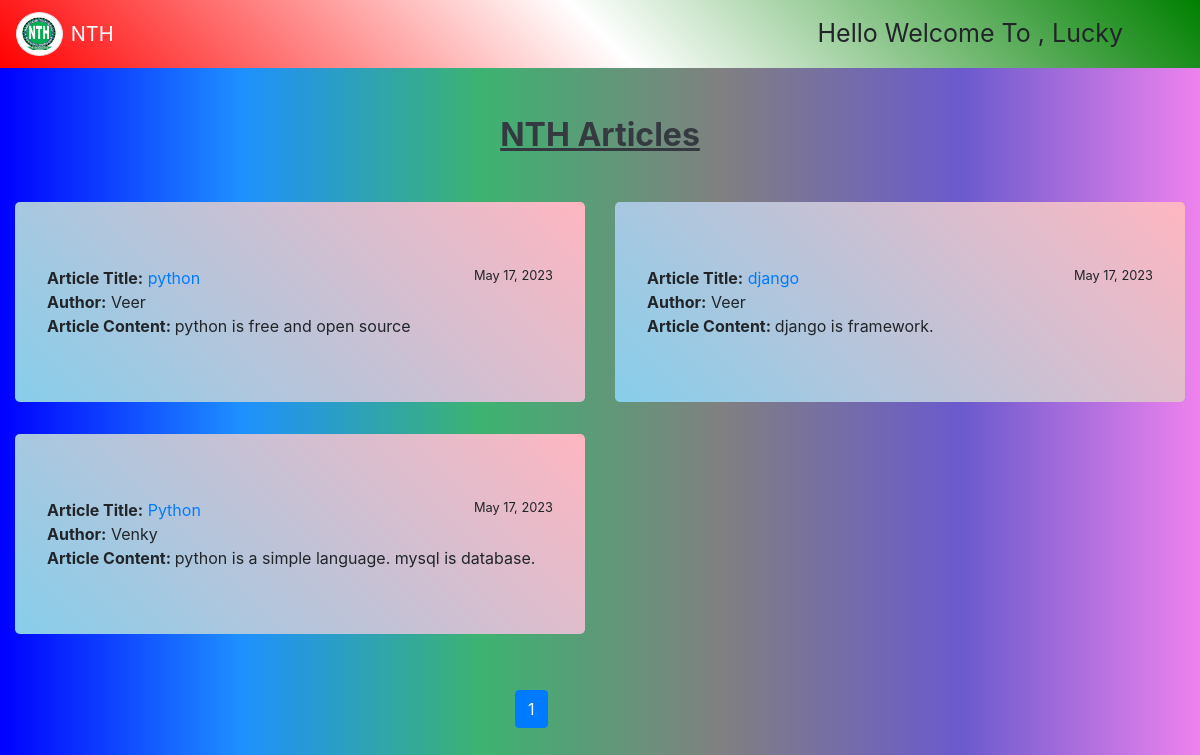
The app's page / (signed in) with its own data.
### app/models.py (models this page shows, shortened)
class Post(models.Model):
    title = models.CharField(max_length=100)
    slug = models.SlugField(max_length=100)
    author = models.ForeignKey(User, on_delete = models.CASCADE)
    body = models.TextField()
    likes = models.ManyToManyField(User, related_name = 'likes')
    created_date = models.DateField(max_length=50, auto_now_add=True)
    updated_date = models.DateField(max_length=50, auto_now=True)

### app/views.py (the view)
# urls.py: path('',views.post_list, name='post_list'),
def post_list(request):
    posts_list = Post.objects.all().order_by('-id')
    query = request.GET.get('query')
    if query:
        posts = Post.objects.filter(
        Q(title__contains = query) |
        Q(author__username = query) |
        Q(body__contains = query)
        )
    paginator = Paginator(posts_list,4)
    page = request.GET.get('page')
    try:
        posts = paginator.page(page)
    except PageNotAnInteger:
        posts = paginator.page(1)
    except EmptyPage:
        posts = paginator.page(paginator.num_pages)
    return render(request, 'post_list.html',{'posts':posts})

### templates/post_list.html (shortened to what this page needs)
{% extends 'base.html' %}
    {% block content %}
    <div class="container-fluid">
      <div class="row">
        {% for i in posts %}
          <div class="col-md-6" >
            <div class="jumbotron" style="background-image: linear-gradient(45deg,skyblue,lightpink);">
              <b>Article Title:</b> <a href="{% url 'post_detail' i.id i.slug %}">{{ i.title }}</a>
              <small style="float:right">{{ i.created_date }}</small><br>
              <b>Author:</b>  {{ i.author }} <br>
              <b>Article Content: </b> {{ i.body }} <br>
            </div>
          </div>
        {% empty %}
          <div class="container m-5">
            <div class="jumbotron m-5">
              <h1 class="text-center">No Articles Availble</h1>
            </div>
          </div>
        {% endfor %}
      </div>
    </div>
    <br>
    <div class="offset-md-5 col-md-5">
    <ul class="pagination">
      {% for p in posts.paginator.page_range %}
        {% if posts.number == p %}
            <li class="page-item active">
                <a class="page-link" href="?page={{ p }}">{{ p }}</a>
            </li>
        {% else %}
        <li class="page-item">
            <a class="page-link" href="?page={{ p }}">{{ p }}</a>
        </li>
        {% endif %}
      {% endfor %}
    </ul>
  </div>
    {% endblock %}

### templates/navbar.html (shortened to what this page needs)
{% load static %}
<nav class="navbar navbar-expand-lg navbar-dark" style="background-image:linear-gradient(45deg,red,white,green)">
  <img src="{% static 'images/logo.png' %}" style="width:4%; height:4%; border-radius:50%;" class="img-thumbnail mr-2">
  <a class="navbar-brand" href="#">NTH</a>
  <div class="collapse navbar-collapse" id="navbarSupportedContent">
    <ul class="navbar-nav">
      {% if request.user.is_authenticated %}
      <li class="nav-item">
        <a href="{% url 'loginhome' %}" class="btn mr-5" style="font-size:25px;">  Hello Welcome To , {{ request.user|capfirst }} </a>
      </li>
      {% else %}
      <li class="nav-item">
          <a class="btn btn-light mr-5" href="{% url 'user_login' %}">Login</a>
          <a class="btn btn-light mr-5" href="{% url 'signup' %}">Signup</a>
      </li>
      {% endif %}
    </ul>
  </div>
</nav>

### templates/base.html (style rules this page uses)
body { background-image: linear-gradient(90deg,blue,DodgerBlue,MediumSeaGreen,Gray,SlateBlue,Violet); }

### records on screen
Post: title "python", created_date "May 17, 2023", author "Veer", body "python is free and open source"
Post: title "django", created_date "May 17, 2023", author "Veer", body "django is framework."
Post: title "Python", created_date "May 17, 2023", author "Venky", body "python is a simple language. mysql is database."

### other values on screen
{{ request.user|capfirst }} "Lucky"
{{ p }} "1"
